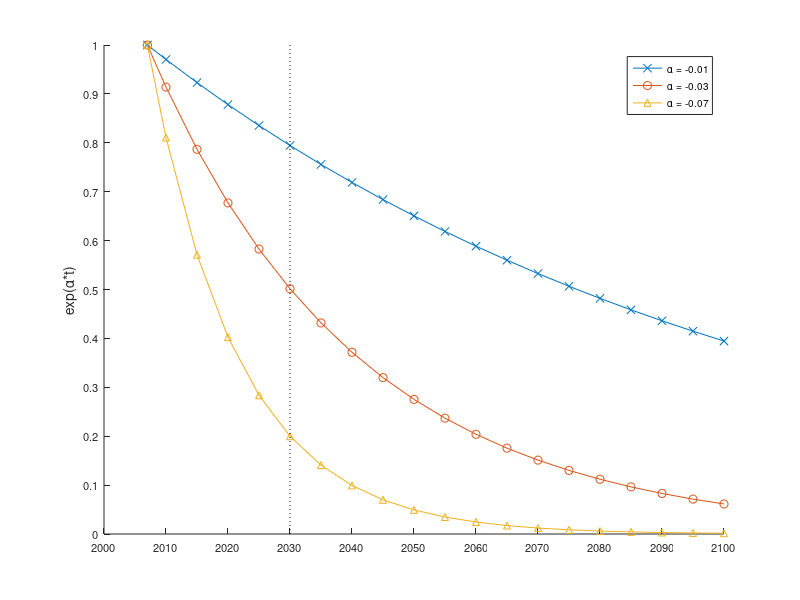

MATLAB code to generate this figure: (Note: this script raises an error after producing the figure.)
clear all
close all
clc


%% Emission factor in CREM
yr = [2007, 2010:5:2100];
dyr = yr-yr(1);

ef = exp(-0.01*dyr);
ef2 = exp(-0.03*dyr);
ef3 = exp(-0.07*dyr);

figure(1); clf; hold on;
plot(yr, ef, 'x-', yr, ef2, 'o-', yr, ef3, '^-', 'markersize', 5);
plot([1 1]*2030, [0 1], 'k:');

ylim([0 1]);
xlim([2000 2100]);
set(gca, 'ytick', 0:0.1:1, 'xtick', 2000:10:2100);
legend('\alpha = -0.01', '\alpha = -0.03', '\alpha = -0.07');
set(gcf, 'unit', 'inch', 'pos', [1.65    6.25    4.0000    3.0000]);
set(gca, 'fontsize', 8);
ylabel('exp(\alpha*t)', 'fontsize', 10);
my_gridline;


%% Emission factor in CREM
yr = [2007, 2010:5:2030];

gdx_filename = 'result_urban_exo.gdx';
[curb0, curb0_id] = getgdx(gdx_filename, 'curb0'); % [9]x[30]x[8]x[4]
[ourb0, ourb0_id] = getgdx(gdx_filename, 'ourb0'); % [9]x[30]x[11]
SO2_ele = squeeze(curb0(strcmp('SO2', curb0_id{1}),1,strcmp('ELE',curb0_id{3}),1)); % [1x1], scalar
SO2_agr = squeeze(curb0(strcmp('SO2', curb0_id{1}),1,strcmp('AGR',curb0_id{3}),1)); % [1x1]
BC_agr =  squeeze(curb0(strcmp('BC', curb0_id{1}),1,strcmp('AGR',curb0_id{3}),1)); % [1x1]
VOC_agr =  squeeze(curb0(strcmp('VOC', curb0_id{1}),1,strcmp('AGR',curb0_id{3}),1)); % [1x1]

gdx_filename = 'merge_urb_exo.gdx';
[curb, curb_id] = getgdx(gdx_filename, 'curb'); % [6]x[9]x[30]x[8]x[4]
[ourb, ourb_id] = getgdx(gdx_filename, 'ourb'); % [6]x[9]x[30]x[11]
SO2_ele_t = squeeze(curb(:,strcmp('SO2', curb_id{2}),1,strcmp('ELE',curb_id{4}),1)); %[6x1]
SO2_agr_t = squeeze(curb(:,strcmp('SO2', curb_id{2}),1,strcmp('AGR',curb_id{4}),1));
BC_agr_t =  squeeze(curb(:,strcmp('BC', curb_id{2}),1,strcmp('AGR',curb_id{4}),1)); % -0.03 decay
VOC_agr_t =  squeeze(curb(:,strcmp('VOC', curb_id{2}),1,strcmp('AGR',curb_id{4}),1)); % -0.01 decay

ef_SO2_ele = SO2_ele_t/SO2_ele;
ef_SO2_agr = SO2_agr_t/SO2_agr;
ef_BC_agr = BC_agr_t/BC_agr;
ef_VOC_agr = VOC_agr_t/VOC_agr;


%%
figure(2); clf; hold on;
plot(yr, ef_SO2_ele, 'bx-', ...
     yr, ef_BC_agr, 'rx-', ...
     yr, ef_VOC_agr, 'gx-');
legend('SO2 ele', 'BC agr', 'VOC agr');

xx = 2015:5:2100;
xy = ef_SO2_ele(2)*(exp(-0.3*(xx-2007-3))*(1-0.85)+0.85);
plot(xx, xy, 'bo:');

xy = ef_BC_agr(3)*exp(-0.03*(xx-2007-8));
plot(xx, xy, 'ro:');

xx = 2015:5:2100;
xy = ef_VOC_agr(3)*exp(-0.01*(xx-2007-8));
plot(xx, xy, 'go:');

set(gcf, 'unit', 'inch', 'pos', [5.85    6.25    4.0000    3.0000]);
title('Real Emission Factor', 'fontsize', 12);
ylim([0 1]);
xlim([2000 2100]);
my_gridline;


%%
figure(3); clf; hold on; box on;
h1 = plot(yr, ef_SO2_ele, 's-', 'color', [0.1 0.1 0.1], 'markersize', 7, 'linewidth', 1);
h2 = plot(yr, ef_BC_agr, 'x-', 'color', [0.35 0.35 0.35], 'markersize', 7, 'linewidth', 1);
h3 = plot(yr, ef_VOC_agr, 'd-', 'color', [0.6 0.6 0.6], 'markersize', 6, 'linewidth', 1);
ylim([0 1]);
xlim([2000 2050]);
my_gridline;

xx = 2030:5:2100;
xy = ef_SO2_ele(2)*(exp(-0.3*(xx-2007-3))*(1-0.85)+0.85);
plot(xx, xy, ':', 'color', [0.1 0.1 0.1], 'markersize', 7, 'linewidth', 1);
plot(xx(2:end), xy(2:end), 's', 'color', [0.1 0.1 0.1], 'markersize', 7, 'linewidth', 1);

xx = 2030:5:2100;
xy = ef_BC_agr(3)*exp(-0.03*(xx-2007-8));
plot(xx, xy, ':', 'color', [0.35 0.35 0.35], 'markersize', 7, 'linewidth', 1);
plot(xx(2:end), xy(2:end), 'x', 'color', [0.35 0.35 0.35], 'markersize', 7, 'linewidth', 1);

xx = 2030:5:2100;
xy = ef_VOC_agr(3)*exp(-0.01*(xx-2007-8));
plot(xx, xy, ':', 'color', [0.6 0.6 0.6], 'markersize', 6, 'linewidth', 1);
plot(xx(2:end), xy(2:end), 'd', 'color', [0.6 0.6 0.6], 'markersize', 6, 'linewidth', 1);

set(gcf, 'unit', 'inch', 'pos', [10.05    6.25    4.0000    3.0000]);
set(gca, 'fontsize', 10);
ylabel('Emission Factor (-)', 'fontsize', 12, 'fontweight', 'bold');
legend([h3, h2, h1], 'VOC, NOx, CO, NH3', 'SO2, BC, OC', 'SO2 in ELE sector')
set(legend, 'fontsize', 9);

yy = [0.25 0.30];
line([1 1]*2010, yy, 'color', 'k');
axx =[2009.2 2005];
axy =[1 1]*mean(yy);
[arrowx,arrowy] = dsxy2figxy(gca, axx, axy);
annotation('arrow',arrowx, arrowy, 'HeadLength',5,'HeadWidth',5, 'color', 'k', 'linestyle', '-');
text(2009.5, 0.26, {'Calibration', 'to match','historical data'}, 'fontsize', 6, 'horizontalalignment', 'right', 'verticalalignment', 'top');

axx=[2010.5 2015];
axy=[1 1]*mean(yy);
[arrowx,arrowy] = dsxy2figxy(gca, axx, axy);
annotation('arrow',arrowx, arrowy, 'HeadLength',5,'HeadWidth', 5, 'color', 'k', 'linestyle', '-');
text(2010.7, 0.26, {'Projection', '(exponential decay)'}, 'fontsize', 6, 'horizontalalignment', 'left', 'verticalalignment', 'top');

axx=[2007 2030];
axy=[1 1]*0.06;
[arrowx,arrowy] = dsxy2figxy(gca, axx, axy);
annotation('doublearrow', arrowx, arrowy, 'HeadLength',6,'HeadWidth',6, 'color', [0 0.6 0], 'linestyle', '-');
text(mean(axx), 0.12, 'Time Frame of this Study', 'fontsize', 7, 'horizontalalignment', 'center', 'verticalalignment', 'top', 'color', [0 0.6 0]);

% export_fig ef_2050 -r300 -painters;


%%
yr = [2007, 2010:5:2030];

gdx_filename = 'result_urban_exo.gdx';
[curb0, curb0_id] = getgdx(gdx_filename, 'curb0'); % [9]x[30]x[8]x[4]
SO2_ele = squeeze(curb0(strcmp('SO2', curb0_id{1}),1,strcmp('ELE',curb0_id{3}),1)); % [1x1], scalar
SO2_agr = squeeze(curb0(strcmp('SO2', curb0_id{1}),1,strcmp('AGR',curb0_id{3}),1)); % [1x1]
NOX_ele = squeeze(curb0(strcmp('NOX', curb0_id{1}),1,strcmp('ELE',curb0_id{3}),1)); % [1x1]
NOX_agr = squeeze(curb0(strcmp('NOX', curb0_id{1}),1,strcmp('AGR',curb0_id{3}),1)); % [1x1]
BC_ele =  squeeze(curb0(strcmp('BC', curb0_id{1}),1,strcmp('ELE',curb0_id{3}),1)); % [1x1]
VOC_ele =  squeeze(curb0(strcmp('VOC', curb0_id{1}),1,strcmp('ELE',curb0_id{3}),1)); % [1x1]

gdx_filename = 'merge_urb_exo.gdx';
[curb, curb_id] = getgdx(gdx_filename, 'curb'); % [6]x[9]x[30]x[8]x[4]
curb_SO2_ele = curb(:,strcmp('SO2', curb_id{2}),1,strcmp('ELE', curb_id{4}),1);
curb_SO2_ele = curb_SO2_ele/SO2_ele;

curb_SO2_agr = curb(:,strcmp('SO2', curb_id{2}),1,strcmp('AGR', curb_id{4}),1);
curb_SO2_agr = curb_SO2_agr/SO2_agr;

figure(4); clf; hold on;
h1 = plot(yr, curb_SO2_ele, 'bs-');
h2 = plot(yr, curb_SO2_agr, 'bx-', 'markersize', 10);

% ==============================
curb_NOX_ele = curb(:,strcmp('NOX', curb_id{2}),1,strcmp('ELE', curb_id{4}),1);
curb_NOX_ele = curb_NOX_ele/NOX_ele;

curb_NOX_agr = curb(:,strcmp('NOX', curb_id{2}),1,strcmp('AGR', curb_id{4}),1);
curb_NOX_agr = curb_NOX_agr/NOX_agr;

h3 = plot(yr, curb_NOX_ele, 'ro-');
h4 = plot(yr, curb_NOX_agr, 'rx-');

% ==============================
curb_BC_ele = curb(:,strcmp('BC', curb_id{2}),1,strcmp('ELE', curb_id{4}),1);
curb_BC_ele = curb_BC_ele/BC_ele;

curb_VOC_ele = curb(:,strcmp('VOC', curb_id{2}),1,strcmp('ELE', curb_id{4}),1);
curb_VOC_ele = curb_VOC_ele/VOC_ele;

h5 = plot(yr, curb_BC_ele, 'g^-');
h6 = plot(yr, curb_VOC_ele, 'mv-');

ylim([0 1]);
xlim([2000 2100]);
grid on;
set(gca, 'fontsize',8);
set(gcf, 'unit', 'inch', 'pos', [5.85    2.25    4.0000    3.0000]);
legend([h1; h2; h3; h4; h5; h6], 'SO2,ELE', 'SO2,AGR', 'NOX,ELE', 'NOX,AGR', 'BC,ELE (-0.03)', 'VOC,ELE (-0.01)');
title('Real Emission Factor', 'fontsize', 12);


%% emission factor
yr = 2010:5:2100;
t = 1:length(yr);

alpha = [-0.03 %SO2
         -0.01];%NOx
ef = exp(alpha*(t-1)); % emission factor

lo_bnd = [0.85 %SO2
          0.8];%NOx

alpha = [-3.75 %SO2
         -0.4];%NOx

lo_bnd = repmat(lo_bnd,1,length(t));
ef2 = exp(alpha*(t-1)).*(1-lo_bnd)+lo_bnd; % emission factor

figure(5); clf; hold on; box on;
plot(yr, ef, 'o-', 'markersize', 4, 'color', [0.5 0.9 1], 'markerf', [0.5 0.9 1], 'linewidth', 2);
plot(yr, ef2, 'o-', 'markersize', 4, 'color', [1 0.8 0.8], 'markerf', [1 0.8 0.8], 'linewidth', 2);
ylim([0.5 1]);
set(gcf, 'unit', 'inch', 'pos', [10.05    2.25    4.0000    3.0000]);
set(gca, 'fontsize', 8);
ylabel('Emission Factor')

